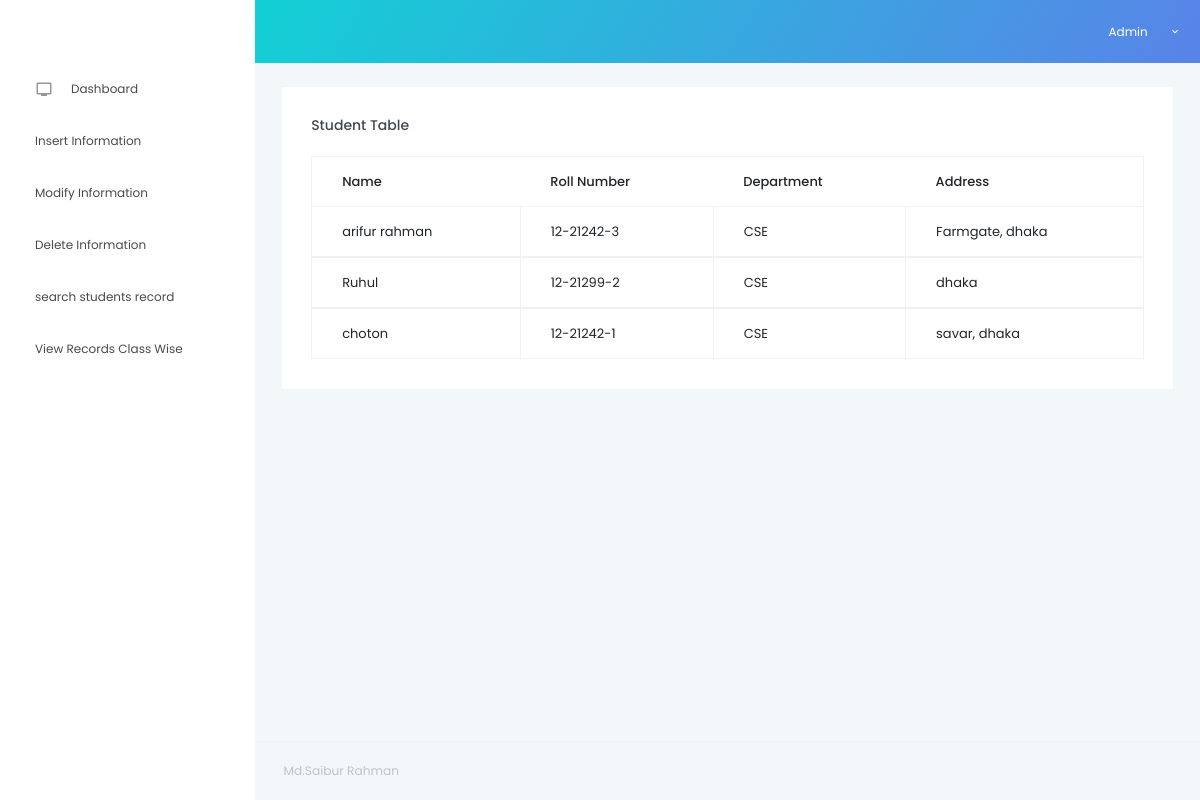
Screenshot of /admin/pages/tables/class2.php (signed in) with the database file from the repository.
### tables this page shows
CREATE TABLE `dept` (
  `id` int(50) NOT NULL,
  `name` varchar(50) NOT NULL,
  `roll` varchar(50) NOT NULL,
  `class` varchar(50) NOT NULL,
  `address` varchar(50) NOT NULL
);

### admin/pages/tables/class2.php (the view, shortened to what this page needs)
<?php
include '../../main/header.php';
include '../../../db_conn.php';
?>
      <div class="main-panel">
       <div class="content-wrapper">
          <div class="row">
          	<div class="col-lg-12 grid-margin stretch-card">
              <div class="card">
                <div class="card-body">
                  <h4 class="card-title">Student table</h4>
                  <div class="table-responsive">
                    <table class="table table-bordered">
                      <thead>
                        <tr>
                          <th>
                            Name
                          </th>
                          <th>
                            Roll Number
                          </th>
                          <th>
                            Department
                          </th>
                          <th>
                            Address
                          </th>
                        </tr>
                      </thead>
                      <?php
					 	$query="SELECT * FROM dept WHERE class ='CSE' ";
		 				$resource=mysqli_query($conn,$query);
						while($result=mysqli_fetch_array($resource))
						{  ?>
                      <tbody>
                        <tr>
                          <td>
                           <?php echo $result['name']; ?>
                          </td>
                          <td>
                            <?php echo $result['roll']; ?>
                          </td>
                          <td>
                            <?php echo $result['class']; ?>
                          </td>
                          <td>
                            <?php echo $result['address']; ?>
                          </td>
                        </tr>
                      </tbody>
                      <?php }?>
                    </table>
                  </div>
                </div>
              </div>
          </div>
        </div>
    </div>
<?php include '../../main/footer.php';?>

### rows the page displays
dept: name "arifur rahman", roll "12-21242-3", class "CSE", address "Farmgate, dhaka"
dept: name "Ruhul", roll "12-21299-2", class "CSE", address "dhaka"
dept: name "choton", roll "12-21242-1", class "CSE", address "savar, dhaka"
